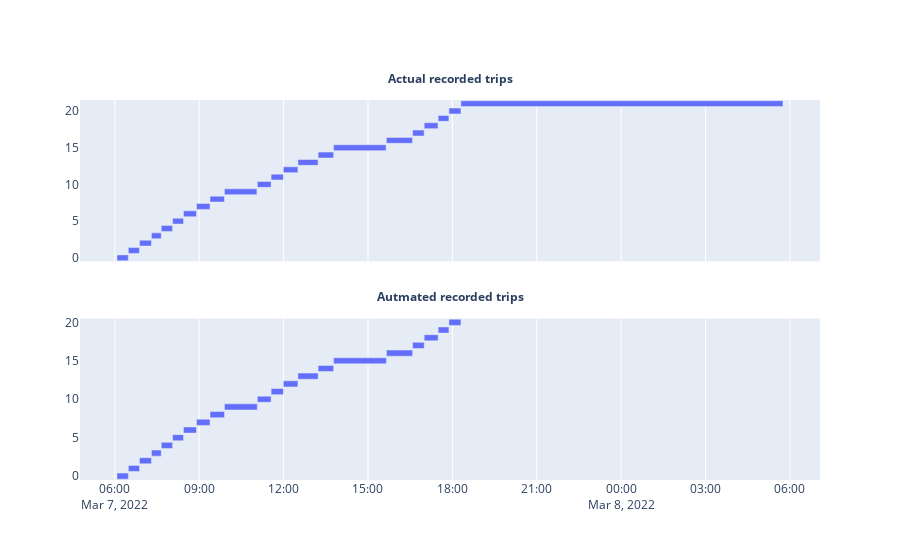

The cell this chart's notebook holds for it:
### Code cell
from plotly.subplots import make_subplots

fig_actual = px.timeline(df_pyplot, x_start="Start", x_end="End")
fig_actual.update_yaxes(autorange="reversed")

fig_automated = px.timeline(df_pyplot_automated, x_start="Start", x_end="End")
fig_automated.update_yaxes(autorange="reversed") # otherwise tasks are listed from the bottom up

fig_sub = make_subplots(rows=2, shared_xaxes=True)
fig_sub.append_trace(fig_actual['data'][0], row=1, col=1)
fig_sub.add_annotation(xref="x domain",yref="y domain",x=0.5, y=1.2, showarrow=False,
                   text="<b>Actual recorded trips</b>", row=1, col=1)
fig_sub.append_trace(fig_automated['data'][0], row=2, col=1)
fig_sub.add_annotation(xref="x domain",yref="y domain",x=0.5, y=1.2, showarrow=False,
                   text="<b>Autmated recorded trips</b>", row=2, col=1)

fig_sub.update_xaxes(type='date')
fig_sub.show()

### Figure 1 — Plotly figure (JSON) as saved in the notebook; plotly's stock layout.template omitted (floating-point values rounded to 4 significant figures)
{"data": [{"alignmentgroup": "True", "base": ["2022-03-07T06:04:41.869000+00:00", "2022-03-07T06:28:53.850000+00:00", "2022-03-07T06:52:39.879000+00:00", "2022-03-07T07:18:09.871000+00:00", "2022-03-07T07:39:02.838000+00:00", "2022-03-07T08:03:18.849000+00:00", "2022-03-07T08:26:29.881000+00:00", "2022-03-07T08:54:16.923000+00:00", "2022-03-07T09:23:07.901000+00:00", "2022-03-07T09:53:51.899000+00:00", "2022-03-07T11:03:57.932000+00:00", "2022-03-07T11:33:20.900000+00:00", "2022-03-07T11:59:31.894000+00:00", "2022-03-07T12:30:32.895000+00:00", "2022-03-07T13:13:38.911000+00:00", "2022-03-07T13:46:43.921000+00:00", "2022-03-07T15:39:18.886000+00:00", "2022-03-07T16:35:12.861000+00:00", "2022-03-07T16:59:50.917000+00:00", "2022-03-07T17:29:35.903000+00:00", "2022-03-07T17:52:38.936000+00:00", "2022-03-07T18:18:14.906000+00:00"], "hovertemplate": "Start=%{base}<br>End=%{x}<extra></extra>", "legendgroup": "", "marker": {"color": "#636efa", "pattern": {"shape": ""}}, "name": "", "offsetgroup": "", "orientation": "h", "showlegend": false, "textposition": "auto", "type": "bar", "x": [1442981, 1417029, 1525992, 1250968, 1445012, 1391032, 1667042, 1726978, 1839999, 4152034, 1762968, 1566995, 1859001, 2579016, 1979010, 6711967, 3335976, 1471057, 1772987, 1379033, 1533970, 41211981], "xaxis": "x", "yaxis": "y"}, {"alignmentgroup": "True", "base": ["2022-03-07T06:04:41.869000+00:00", "2022-03-07T06:28:53.850000+00:00", "2022-03-07T06:52:39.879000+00:00", "2022-03-07T07:18:09.871000+00:00", "2022-03-07T07:39:02.838000+00:00", "2022-03-07T08:03:18.849000+00:00", "2022-03-07T08:26:29.881000+00:00", "2022-03-07T08:54:16.923000+00:00", "2022-03-07T09:23:07.901000+00:00", "2022-03-07T09:53:51.899000+00:00", "2022-03-07T11:03:57.932000+00:00", "2022-03-07T11:33:20.900000+00:00", "2022-03-07T11:59:31.894000+00:00", "2022-03-07T12:30:32.895000+00:00", "2022-03-07T13:13:38.911000+00:00", "2022-03-07T13:46:43.921000+00:00", "2022-03-07T15:39:18.886000+00:00", "2022-03-07T16:35:12.861000+00:00", "2022-03-07T16:59:50.917000+00:00", "2022-03-07T17:29:35.903000+00:00", "2022-03-07T17:52:38.936000+00:00"], "hovertemplate": "Start=%{base}<br>End=%{x}<extra></extra>", "legendgroup": "", "marker": {"color": "#636efa", "pattern": {"shape": ""}}, "name": "", "offsetgroup": "", "orientation": "h", "showlegend": false, "textposition": "auto", "type": "bar", "x": [1451981, 1426029, 1529992, 1252967, 1456011, 1391032, 1667042, 1730978, 1843998, 4206033, 1762968, 1570994, 1861001, 2586016, 1985010, 6754965, 3353975, 1478056, 1784986, 1383033, 1535970], "xaxis": "x2", "yaxis": "y2"}], "layout": {"annotations": [{"showarrow": false, "text": "<b>Actual recorded trips</b>", "x": 0.5, "xref": "x domain", "y": 1.2, "yref": "y domain"}, {"showarrow": false, "text": "<b>Autmated recorded trips</b>", "x": 0.5, "xref": "x2 domain", "y": 1.2, "yref": "y2 domain"}], "xaxis": {"anchor": "y", "domain": [0, 1], "matches": "x2", "showticklabels": false, "type": "date"}, "xaxis2": {"anchor": "y2", "domain": [0, 1], "type": "date"}, "yaxis": {"anchor": "x", "domain": [0.575, 1]}, "yaxis2": {"anchor": "x2", "domain": [0, 0.425]}}}
